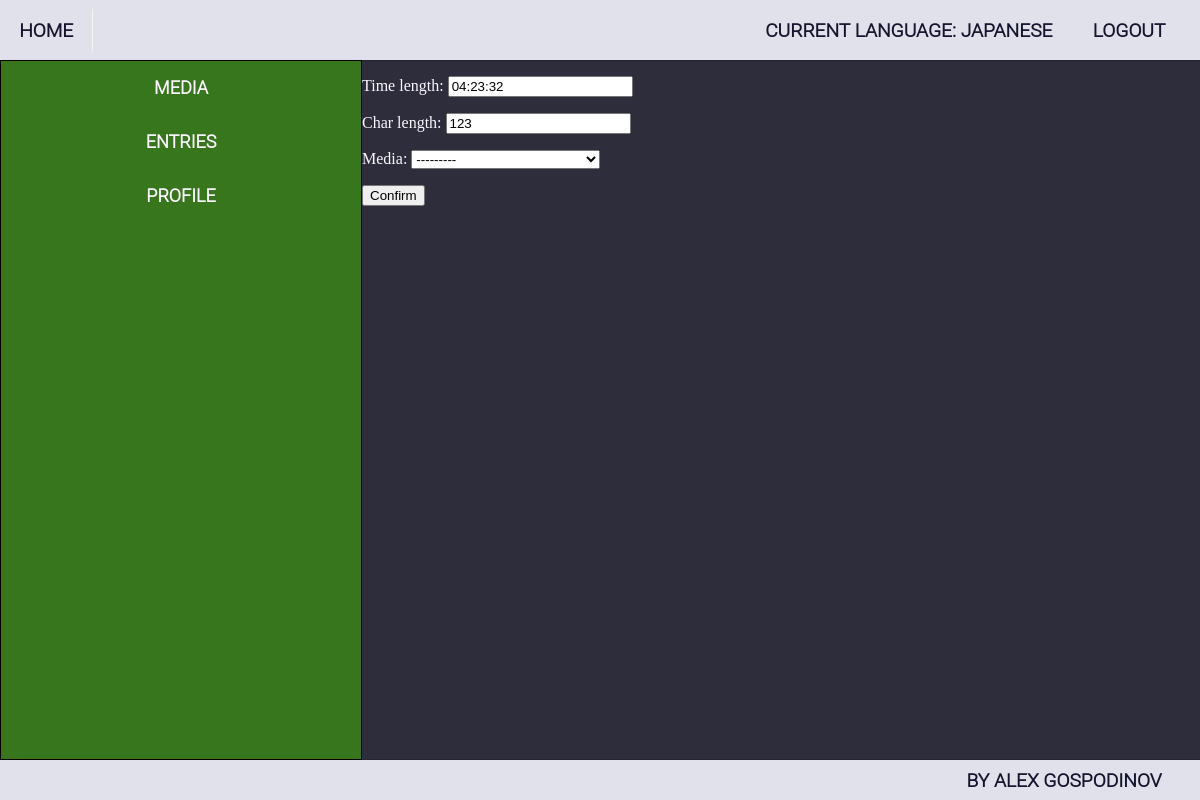
Page /entries/reading/5/edit/ (signed in) on the committed database.
### ImmersionTracker/accounts/models.py (models this page shows, shortened)
class ImmersionTrackerUser(auth_models.AbstractBaseUser, auth_models.PermissionsMixin):
    MAX_EMAIL_LENGTH = 150
    MAX_FIRST_NAME_LENGTH = 150
    MAX_LAST_NAME_LENGTH = 150
    email = models.EmailField(
        _("email address"),
        max_length=MAX_EMAIL_LENGTH,
        unique=True,
        error_messages={
            "unique": _("A user with that email already exists."),
        },
    )
    first_name = models.CharField(_("first name"), max_length=MAX_FIRST_NAME_LENGTH, blank=True)
    last_name = models.CharField(_("last name"), max_length=MAX_LAST_NAME_LENGTH, blank=True)
    is_staff = models.BooleanField(
        _("staff status"),
        default=False,
        help_text=_("Designates whether the user can log into this admin site."),
    )
    is_active = models.BooleanField(
        _("active"),
        default=True,
        help_text=_(
            "Designates whether this user should be treated as active. "
            "Unselect this instead of deleting accounts."
        ),
    )
    date_joined = models.DateTimeField(_("date joined"), default=timezone.now)
    object = ImmersionTrackerUserManager()
    USERNAME_FIELD = 'email'

class Profile(models.Model):
    NICKNAME_MAX_LENGTH = 20
    nickname = models.CharField(
        max_length=NICKNAME_MAX_LENGTH,
        blank=True,
        null=True,
    )
    current_language = models.ForeignKey('languages.Language', on_delete=models.SET_NULL, blank=True, null=True)
    user = models.OneToOneField(
        ImmersionTrackerUser,
        on_delete=models.CASCADE,
        related_name='profile',
        primary_key=True,
    )

### ImmersionTracker/languages/models.py (models this page shows, shortened)
class Language(models.Model):
    LANGUAGE_NAME_MAX_LENGTH = 20
    name = models.CharField(
        max_length=LANGUAGE_NAME_MAX_LENGTH,
        null=False,
        blank=False,
    )
    user_profile = models.ForeignKey(
        Profile,
        on_delete=models.CASCADE,
        related_name='languages',
        null=False,
        blank=False,
    )

### ImmersionTracker/immersion_entries/models.py (models this page shows, shortened)
class BaseEntry(models.Model):
    time_length = models.DurationField()
    created_on = models.DateTimeField(
        auto_now_add=True,
    )
    edited_on = models.DateTimeField(
        auto_now=True,
    )
    user_profile = models.ForeignKey(
        Profile,
        on_delete=models.CASCADE,
        related_name='%(class)s',
        blank=False,
        null=False,
    )
    language = models.ForeignKey(
        Language,
        on_delete=models.CASCADE,
        related_name='%(class)s',
        blank=False,
        null=False,
    )
    class Meta:
        abstract = True

class ReadingEntry(BaseEntry):
    char_length = models.IntegerField(
        default=None,
        null=True,
        blank=True,
    )
    media = models.ForeignKey(
        ReadingMedia,
        on_delete=models.DO_NOTHING,
        related_name='entries',
    )

### ImmersionTracker/immersion_entries/views.py (the view)
# urls.py: path('<int:pk>/edit/', ReadingEntryEditView.as_view(), name='reading_entry_edit'),
class ReadingEntryEditView(LoginRequiredMixin, QuerysetByProfileAndLanguageMixin, views.UpdateView):
    template_name = 'immersion_entries/reading/reading_entry_edit.html'
    form_class = ReadingEntryForm
    success_url = reverse_lazy('all_entries')
    current_model = ReadingEntry

### ImmersionTracker/immersion_entries/forms.py
class ReadingEntryForm(ModelForm):
    class Meta:
        model = ReadingEntry
        fields = ('time_length', 'char_length', 'media',)

### ImmersionTracker/media/models.py (called while the page is built)
    def __str__(self):
        return f"{self.name} ({self.type}): {self.status}"

### ImmersionTracker/mixins.py (called while the page is built)
    def dispatch(self, request, *args, **kwargs):
        if not get_current_language(request):
            return redirect('no_current_language')
        return super().dispatch(request, *args, **kwargs)

    def get_queryset(self):
        queryset = self.current_model.objects.filter(user_profile=get_current_profile(self.request),
                                                     language=get_current_language(self.request))
        return queryset

### ImmersionTracker/utils.py (called while the page is built)
def get_current_profile(request):
    return Profile.objects.get(user_id=request.user.id)

def get_current_language(request):
    return get_current_profile(request).current_language

### templates/immersion_entries/reading/reading_entry_edit.html (shortened to what this page needs)
{% extends 'base.html' %}
{% block main_content %}
    <form action="{% url 'reading_entry_edit' pk=object.pk %}" method="post">
        {{ form.as_p }}
        <button type="submit"> Confirm </button>
    </form>
{% endblock %}

### templates/base.html (shortened to what this page needs)
{% load static %}
<!DOCTYPE html>
<html lang="en">
<head>
    <link rel="stylesheet" href="{% static 'style/style.css' %}">
</head>
<body>
    <header>
        <div class="go-to-index-btn">
            <a href="{% url 'index' %}"> Home </a>
        </div>
        <div class="navigation">
            <ul class="header-nav logout-and-language">
                {% if request.user.is_authenticated %}
                    <li><a href="{% url 'languages_index' %}">Current Language:
                        {% if request.user.profile.current_language %}
                            {{ request.user.profile.current_language.name }}
                        {% else %}
                            None
                        {% endif %}
                        </a>
                    </li>
                    <li><a href="{% url 'logout' %}"> Logout </a></li>
                {% else %}
                    <li><a href="{% url 'login' %}"> Log In </a></li>
                    <li><a href="{% url 'register_account' %}"> Register </a></li>
                {% endif %}
            </ul>
        </div>
    </header>
    <div class="base-wrapper">
    <div class="sidebar">
        <ul class="sidebar-buttons">
            {% if request.user.is_authenticated %}
                <li class="sidebar-button"><a href="{% url 'all_media' %}"><span>Media</span> </a></li>
                <li class="sidebar-button"><a href="{% url 'all_entries' %}"><span>Entries</span></a></li>
                <li class="sidebar-button"><a href="{% url 'profile_details' pk=request.user.id %}"><span>Profile</span></a></li>
            {% endif %}
        </ul>
    </div>
        {% block main_content %}
        {% endblock %}
    </div>
    <footer class="footer">
        <p class="credit">By Alex Gospodinov</p>
    </footer>
</body>
</html>

### staticfiles/style/main.css (style rules this page uses)
body { background-color: #2d2d3b; color: #FCF7FF; height: 100vh; margin: 0; padding: 0; display: flex; flex-direction: column; }
a { color: inherit; text-decoration: none; }
.base-wrapper { flex: 1; display: flex; }
html { overflow: hidden; }

### staticfiles/style/header_footer_and_sidebar.css (style rules this page uses)
header, footer { background-color: #e1e1eb; color: #14142e; font-size: larger; font-family: "Roboto Light", sans-serif; font-weight: bold; text-transform: uppercase; height: 60px; box-shadow: 1px 0 1px black; display: flex; flex-direction: row; align-items: center; }
.footer { height: 40px; justify-content: end; padding-right: 2em; }
.navigation { display: flex; flex-direction: row; justify-content: end; flex: 1; }
.header-nav { margin: 1em 0 1em 0; padding: 0 1em 0 1em; list-style-type: none; display: flex; flex-direction: row; gap: 0.5em; }
.header-nav > li { padding: 0.5em 0.8em 0.5em 0.8em }
.go-to-index-btn { flex: 0; padding: 0.5em 1em 0.5em 1em; margin-right: 0.5em; border-right: 0.1em solid #f1f6f0; }
.sidebar { width: 20em; background-color: #38761d; border: 1px solid black; font-size: large; font-family: "Roboto Light", sans-serif; font-weight: bold; }
.sidebar > ul { list-style-type: none; text-transform: uppercase; }
.sidebar-button { width: 100%; height: 3em; line-height: 3em; text-align: center; }
.sidebar-button > a { display: block; height: 100%; }
ul { padding: 0; margin: 0; }

### rows in the picture
ImmersionTrackerUser: user.profile.current_language.name "JAPANESE"
ReadingEntry: time_length "04:23:32", char_length "123", media "---------"
